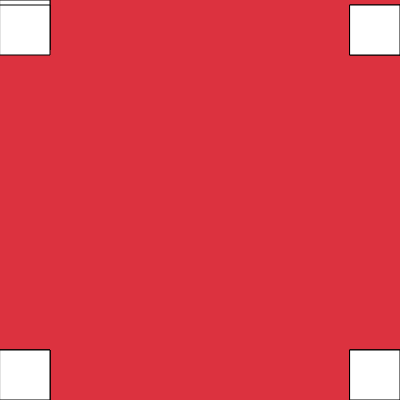
Frame 1 (no input)
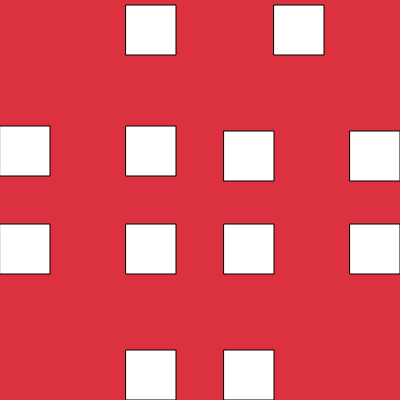
Frame 60 (no input)
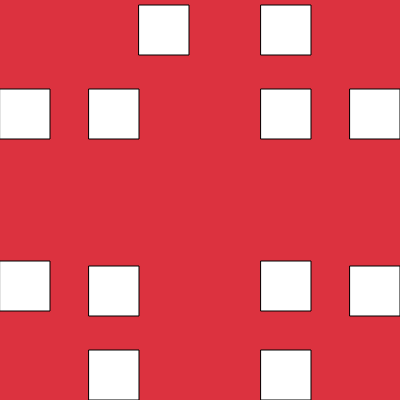
Frame 120 (the mouse pressed at the canvas centre since frame 60)

The p5.js sketch that drew these frames (run headless with seeded random() and noise() and a simulated clock; from frame 60 on, the mouse is pressed at the canvas centre):

// p5.js sketch
// ── sketch.js
var bigdaddy = 0;
function setup() {
  createCanvas(400, 400);
}

function draw() {
  background(220,50,63);
  rect(0, 0 + bigdaddy, 50);
  rect(0 + bigdaddy, 0 + bigdaddy, 50);
rect(0 + bigdaddy, 5,50);
rect(400-bigdaddy,5,50);
rect(350,5+bigdaddy,50)
 rect(350-bigdaddy,5+bigdaddy,50)
rect(350-bigdaddy,350,50)
rect (350,350-bigdaddy,50) 
rect(350-bigdaddy,350-bigdaddy,50)  
rect(0+bigdaddy,350,50)  
rect(0,350-bigdaddy,50)  
rect(0+bigdaddy,350-bigdaddy,50)  

  
  
  
  
  
  
  bigdaddy = bigdaddy + 9;
  if (bigdaddy > 400) {
    bigdaddy = 0;
  }
}
